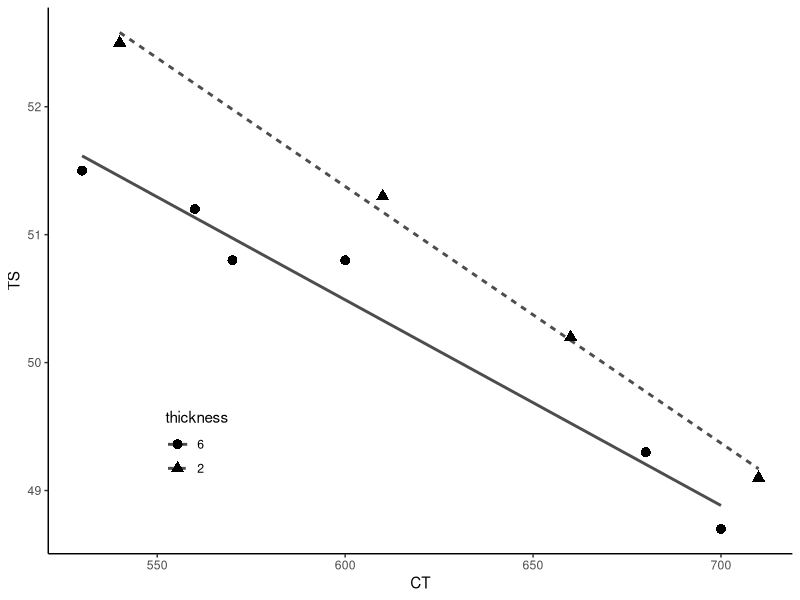

The R source for this figure:
# ch2.8 regression with indicator variable (ch2_indicator.R)

# load package
library(ggplot2)

# read csv file
dat1 <- read.csv("data/ch2_coil.csv")
summary(dat1)

# convert variable `thick` to factor
dat1$thick <- factor(dat1$thick, levels = c(6, 2))
summary(dat1)

# ex2.14: fit a regression model
lm_fit <- lm(y ~ temp + thick, data = dat1)
summary(lm_fit)

# ex2.16
lm_fit_interaction <- lm(y ~ temp + thick + temp:thick, data = dat1)
summary(lm_fit_interaction)

# plot
ggplot(dat1, aes(x = temp, y = y, shape = thick, linetype = thick)) +
  geom_smooth(method = "lm", se = FALSE, color = "grey30") +
  geom_point(size = 3) +
  labs(x = "CT", y = "TS", shape = "thickness", linetype = "thickness") +
  theme_classic() +
  theme(legend.position = c(0.2, 0.2))
